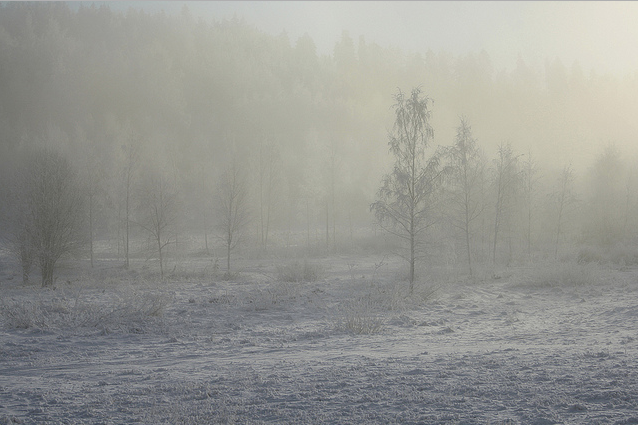
#> input picture nature.png, 638 x 425 px
$ jupyter execute 'Assignment 2.ipynb'
#> lines starting #> are read from the running program, lines starting #| are printed output that depends on the picture; after the words box and inside, x2 and y2 are one past the last pixel; in counts of white or black regions, pixels touching at a corner belong together
# Assignment 2

## Read any image. Display the outputs of contrast stretching, intensity level slicing.

[cell 1]
import cv2
import numpy as np
#from google.colab.patches import cv2_imshow

image_path = 'nature.png'
image = cv2.imread(image_path)
#> image is the input picture: shape (425, 638, 3); mean B, G, R 145.7, 150.6, 149.9
window_image = 'image'
cv2.imshow(window_image,image)
cv2.waitKey()

## Contrast Stretching:

[cell 2]
# Split the image into its R, G, and B channels
channels = cv2.split(image)
# Initialize the stretch factors
stretch_factors = []
# Calculate the stretch factor for each channel
for channel in channels:
 # Calculate the minimum and maximum values in the channel
 min_val, max_val, _, _ = cv2.minMaxLoc(channel)
 # Calculate the stretch factor
 stretch_min = 0
 stretch_max = 255
 stretch_factor_1 = (stretch_max - stretch_min) / (max_val - min_val)
 stretch_factor_2 = stretch_min - stretch_factor_1 * min_val
 # Store the stretch factor for this channel
 stretch_factors.append((stretch_factor_1, stretch_factor_2))
#> this loop made 3 passes
#> (min_val, max_val, stretch_factor_1, stretch_factor_2) on passes 1 to 3: (51, 215, 1.55, -79.3), (49, 229, 1.42, -69.42), (47, 233, 1.37, -64.44)
#> after the loop, stretch_factors = [(1.55, -79.3), (1.42, -69.42), (1.37, -64.44)]
# Initialize the stretched image
stretched_image = np.zeros_like(image)
# Stretch the contrast of each channel
for i, channel in enumerate(channels):
 stretched_channel = cv2.convertScaleAbs(channel, alpha=stretch_factors[i][0], beta=stretch_factors[i][1])
 stretched_image[:,:,i] = stretched_channel
#> this loop made 3 passes
#> pass 1, `stretched_channel = cv2.convertScaleAbs(channel, alpha=stretch_factors..`:
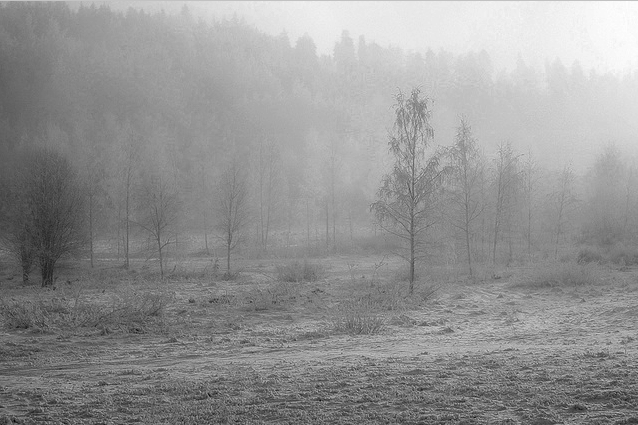
#> stretched_channel: shape (425, 638); min 0, max 255, mean 147.3
#> pass 3, `stretched_channel = cv2.convertScaleAbs(channel, alpha=stretch_factors..`:
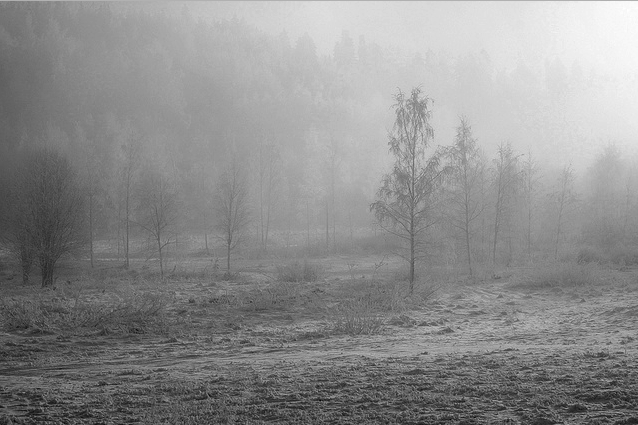
#> stretched_channel: shape (425, 638); min 0, max 255, mean 141.1
#> after the loop:
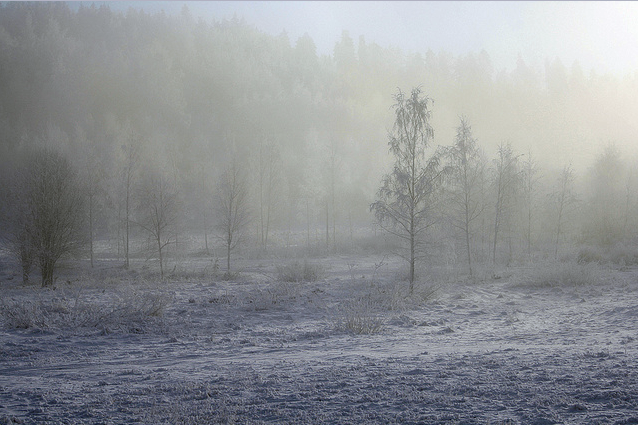
#> stretched_image: shape (425, 638, 3); mean of channels 0, 1, 2 147.3, 144, 141.1; drawn as B, G, R

window_image = 'image'
cv2.imshow(window_image,image)
cv2.waitKey()

window_image = 'stretched_image'
cv2.imshow(window_image,stretched_image)
cv2.waitKey()

##  Intensity Level Slicing:

[cell 3]
# Convert the image to grayscale
gray = cv2.cvtColor(image, cv2.COLOR_BGR2GRAY)

# Set the lower and upper intensity levels
lower_level = 100
upper_level = 250

# Create a mask with the intensity range
mask = cv2.inRange(gray, lower_level, upper_level)
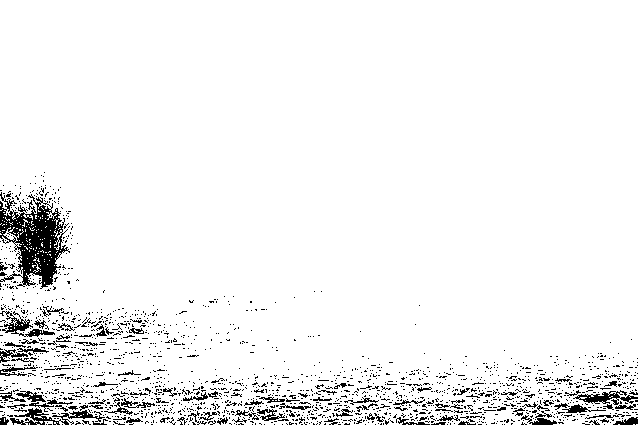
#> mask: shape (425, 638); 94.7% white; black in thin lines or dots, all inside (x1, y1, x2, y2) = (0, 172, 638, 425)

# Apply the mask to the original image
result = cv2.bitwise_and(image, image, mask=mask)
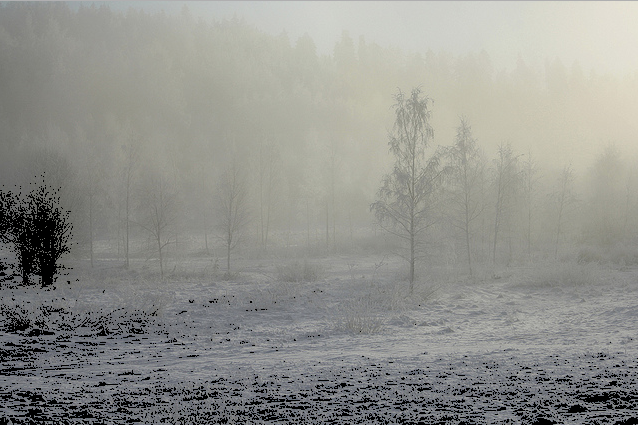
#> result: shape (425, 638, 3); mean B, G, R 140.5, 145.7, 145.2

window_image = 'gray'
cv2.imshow(window_image,gray)
cv2.waitKey()

window_image = 'result'
cv2.imshow(window_image,result)
cv2.waitKey()

$ run again, with bird_image.jpeg saved as nature.png
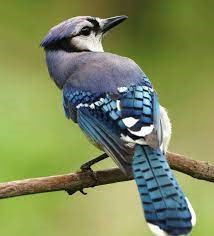
#> input picture bird_image.jpeg, 214 x 236 px
#> image is the input picture: shape (236, 214, 3); mean B, G, R 89.7, 138.2, 126.6
#> the loop `for channel in channels:` made 3 passes
#> after the loop `for channel in channels:`: stretch_factors = [(1, 0), (1, 0), (1, 0)]
#> the loop `for i, channel in enumerate(channels):` made 3 passes
#> `mask = cv2.inRange(gray, lower_level, upper_level)`:
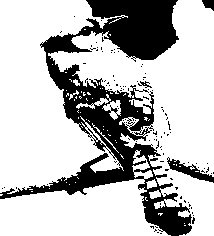
#> mask: shape (236, 214); 73.8% white; 105 black regions (101 under 20 px), largest, box (x1, y1, x2, y2) and area: (0, 0, 192, 236) 12449, (167, 157, 214, 183) 378, (202, 0, 214, 11) 90, (138, 81, 152, 88) 40
#> `result = cv2.bitwise_and(image, image, mask=mask)`:
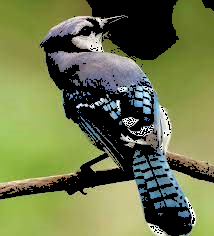
#> result: shape (236, 214, 3); mean B, G, R 74.2, 119.4, 110.2
